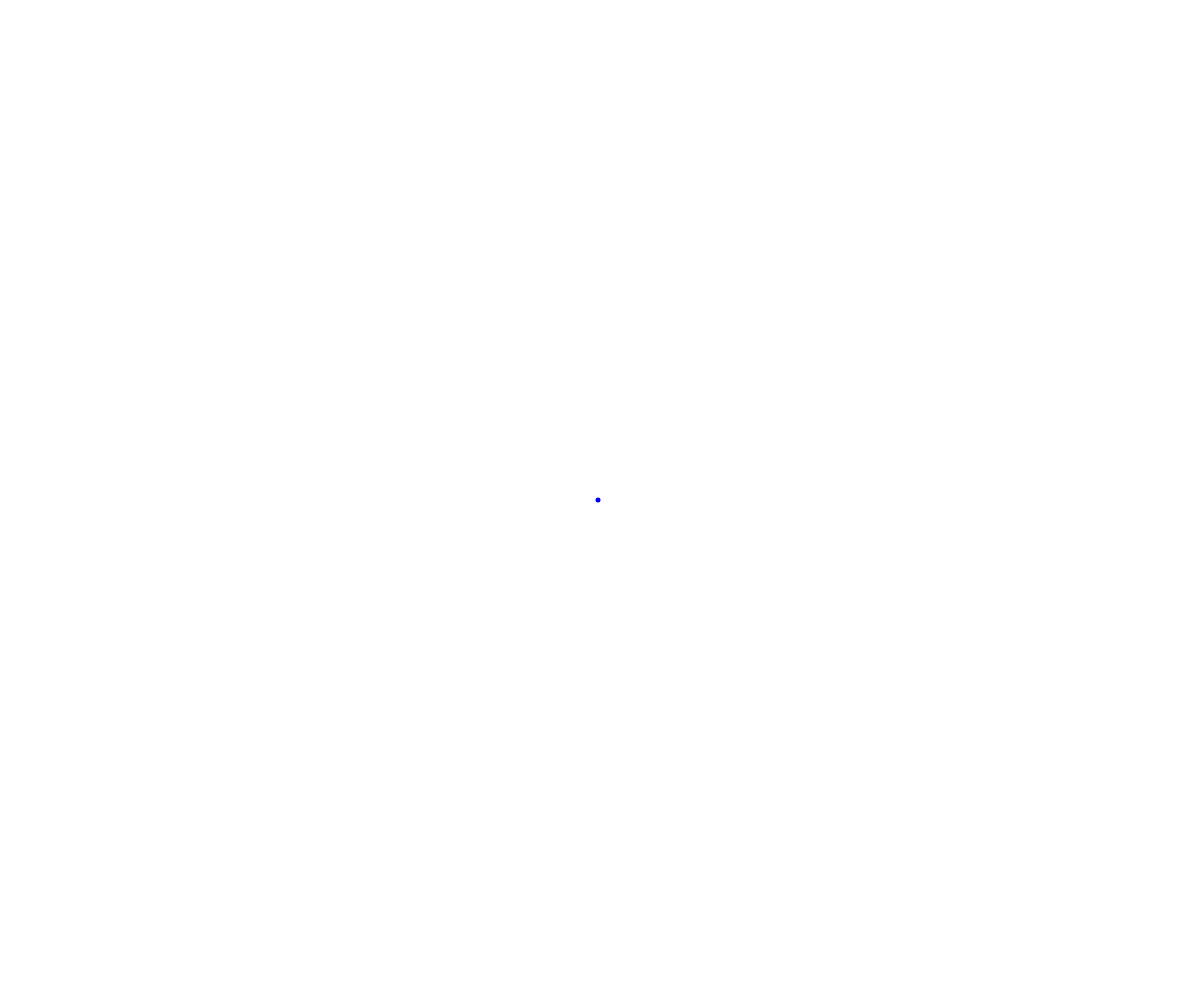
Frame 1 (no input)
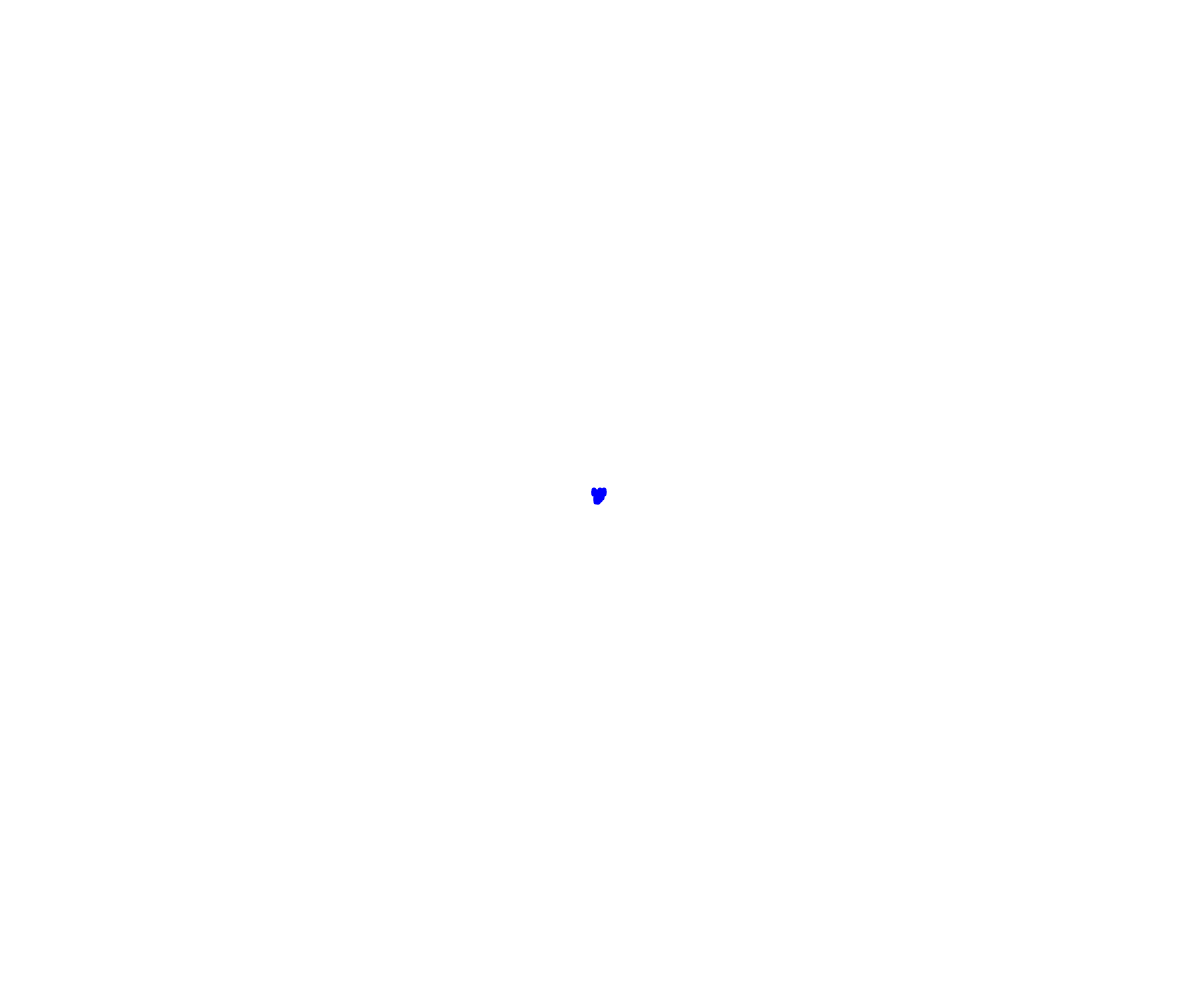
Frame 60 (no input)
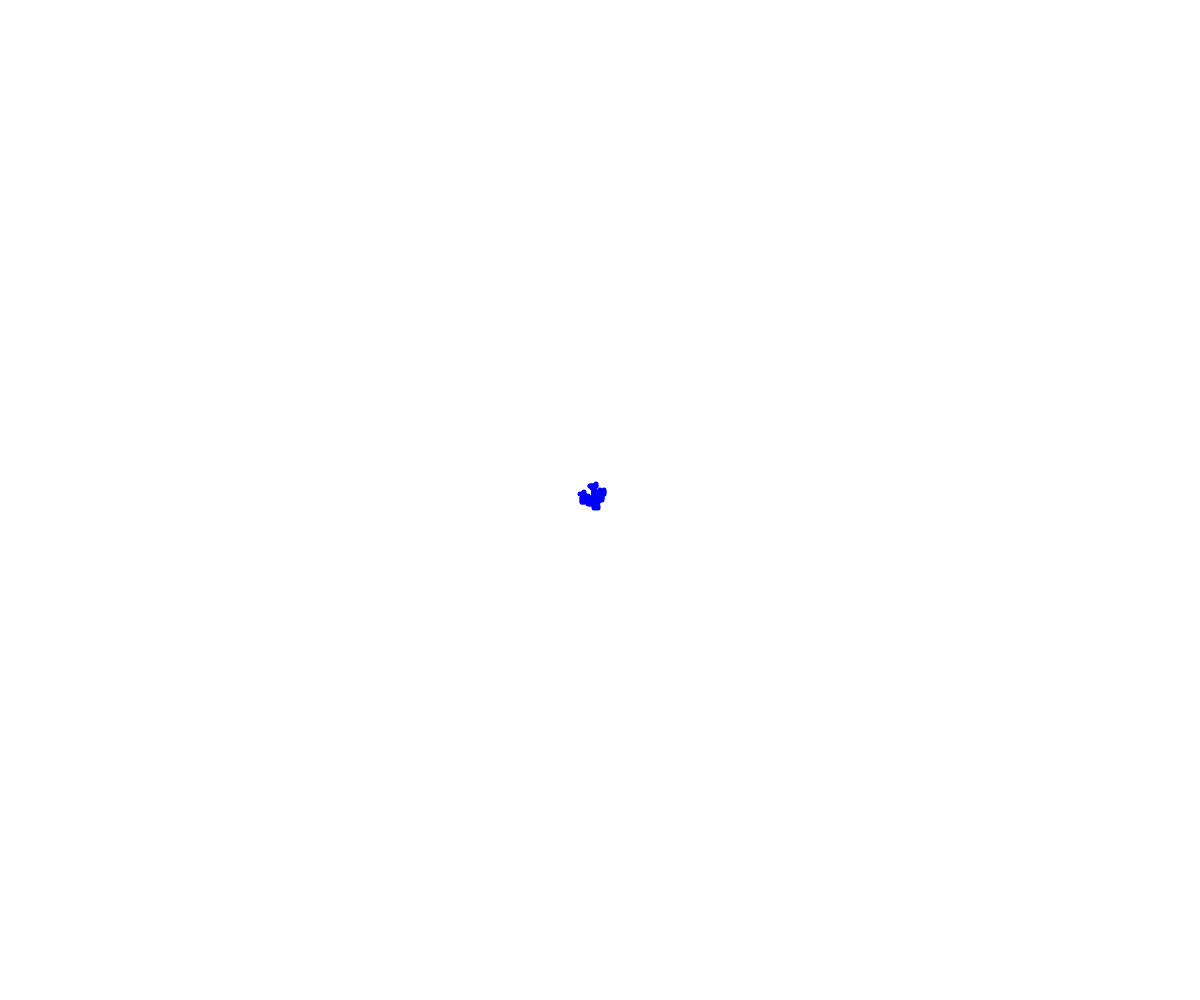
Frame 120 (the mouse pressed at the canvas centre since frame 60)

The p5.js sketch that drew these frames (run headless with seeded random() and noise() and a simulated clock; from frame 60 on, the mouse is pressed at the canvas centre):

// p5.js sketch
// ── sketch.js
// Walker OOP

class Walker {
  constructor(x, y, color) {
      this.x = x;
      this.y = y;
      this.color = color;
      this.speed = 2;
      this.size = 5;
  }
  
  display() {
    noStroke();
    fill(this.color);
    circle(this.x, this.y, this.size);
  }

  move() {
    let theChoice = random(100);
    if (theChoice < 25) {
      //down
      this.y += this.speed;
    }
    else if (theChoice < 50) {
      //up
      this.y -= this.speed;
    }
    else if (theChoice < 75) {
      //left
      this.x -= this.speed;
    }
    else  {
      //right
      this.x += this.speed;
    }
  }
}

let gabe;
// let emma;
let theWalkers = [];

function setup() {
  createCanvas(windowWidth, windowHeight);
  background("white");
  gabe = new Walker(width/2, height/2, "blue");
  theWalkers.push(gabe)
  //emma = new Walker(200, 400, "red")
}

function draw() {
  for (let person of theWalkers) {
    person.move();
    person.display();
  }
  // gabe.move();
  // gabe.display();
  // emma.move();
  // emma.display();
}

function mousePressed() {
  let gabe = new Walker(mouseX, mouseY, "blue");
  theWalkers.push(gabe)  
}
